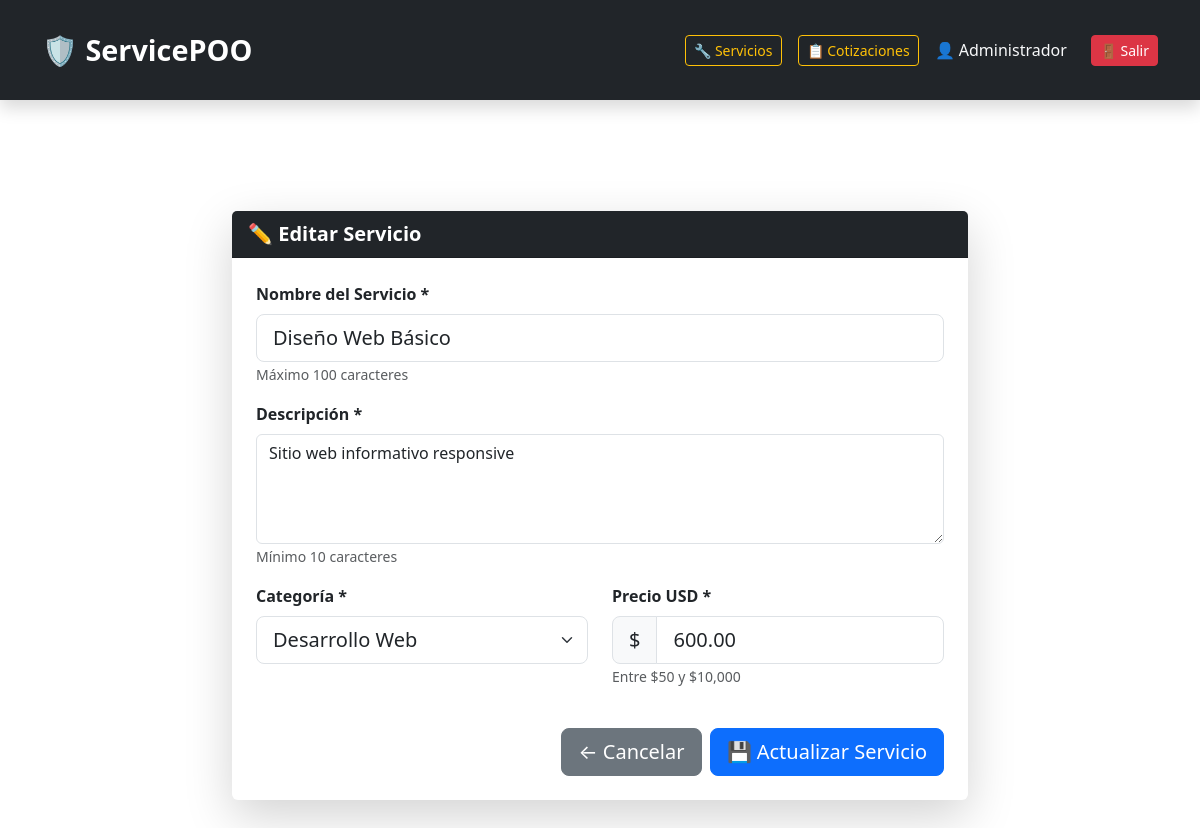
Screenshot of /index.php?action=admin/services/edit&id=1 (signed in) with the database file from the repository.
### tables this page shows
CREATE TABLE `services` (
  `id` int(11) NOT NULL,
  `nombre` varchar(100) NOT NULL,
  `descripcion` text NOT NULL,
  `precio` decimal(10,2) NOT NULL,
  `categoria` enum('Desarrollo Web','Marketing','Soporte Técnico') NOT NULL,
  `imagen` varchar(255) DEFAULT 'default.jpg',
  `delivery` varchar(100) DEFAULT 'Por definir'
);

### app/controllers/ServiceController.php (called while the page is built, shortened)
<?php
require_once '../app/models/Service.php';
class ServiceController
{
    private $service;
    public function __construct($db)
    {
        $this->db = $db;
        $this->service = new Service($this->db);
    }
    public function adminEdit()
    {
        $id = intval($_GET['id'] ?? 0);
        $service = $this->service->getById($id);
        require_once '../app/views/services/service_form.php';
    }
}

### app/models/Service.php (called while the page is built, shortened)
<?php
class Service
{
    private $conn;
    private $table_name = "services";
    public function __construct($db)
    {
        $this->conn = $db;
    }
    public function getById($id)
    {
        $query = "SELECT * FROM " . $this->table_name . " WHERE id = :id LIMIT 1";
        $stmt = $this->conn->prepare($query);
        $stmt->bindParam(':id', $id, PDO::PARAM_INT);
        $stmt->execute();
        return $stmt->fetch(PDO::FETCH_ASSOC);
    }
}

### app/views/services/service_form.php (the view, shortened to what this page needs)
<?php include '../app/views/services/header.php'; ?>
<div class="container py-5 mt-5">
    <div class="row justify-content-center">
        <div class="col-lg-8">
            <div class="card shadow-lg border-0">
                <div class="card-header bg-dark text-white fw-bold fs-5">
                    <?= isset($service) ? '✏️ Editar Servicio' : '➕ Crear Nuevo Servicio' ?>
                </div>
                <div class="card-body p-4">
                    <form id="serviceForm" method="POST" action="index.php?action=<?= isset($service) ? 'admin/services/update' : 'admin/services/create' ?>">
                        <div class="mb-3">
                            <label class="form-label fw-bold">Nombre del Servicio *</label>
                            <input type="text" name="nombre" class="form-control form-control-lg"
                                value="<?= isset($service) ? htmlspecialchars($service['nombre']) : '' ?>"
                                placeholder="Ej: Desarrollo de Sitio Web" required>
                            <small class="text-muted">Máximo 100 caracteres</small>
                        </div>
                        <div class="mb-3">
                            <label class="form-label fw-bold">Descripción *</label>
                            <textarea name="descripcion" class="form-control" rows="4"
                                placeholder="Describe los detalles del servicio..." required><?= isset($service) ? htmlspecialchars($service['descripcion']) : '' ?></textarea>
                            <small class="text-muted">Mínimo 10 caracteres</small>
                        </div>
                        <div class="row">
                            <div class="col-md-6 mb-3">
                                <label class="form-label fw-bold">Categoría *</label>
                                <select name="categoria" class="form-select form-select-lg" required>
                                    <option value="Desarrollo Web" <?= isset($service) && $service['categoria'] === 'Desarrollo Web' ? 'selected' : '' ?>>Desarrollo Web</option>
                                </select>
                            </div>
                            <div class="col-md-6 mb-3">
                                <label class="form-label fw-bold">Precio USD *</label>
                                <div class="input-group input-group-lg">
                                    <span class="input-group-text">$</span>
                                    <input type="number" name="precio" class="form-control"
                                        value="<?= isset($service) ? htmlspecialchars($service['precio']) : '' ?>"
                                        placeholder="0.00" step="0.01" min="50" max="10000" required>
                                </div>
                                <small class="text-muted">Entre $50 y $10,000</small>
                            </div>
                        </div>
                        <div class="d-grid gap-2 d-md-flex justify-content-end mt-4">
                            <a href="index.php?action=admin/services" class="btn btn-secondary btn-lg">
                                ← Cancelar
                            </a>
                            <button type="submit" class="btn btn-primary btn-lg">
                                <?= isset($service) ? '💾 Actualizar Servicio' : '✅ Crear Servicio' ?>
                            </button>
                        </div>
                    </form>
                </div>
            </div>
        </div>
    </div>
</div>
<?php include '../app/views/services/footer.php'; ?>

### public/assets/css/services-catalog.css (style rules this page uses)
body { padding-top: 115px !important; margin: 0; }

### rows the page displays
services: nombre "Diseño Web Básico", descripcion "Sitio web informativo responsive", categoria "Desarrollo Web", precio "600.00"

### other values shown
$_SESSION['user_name'] "Administrador"
